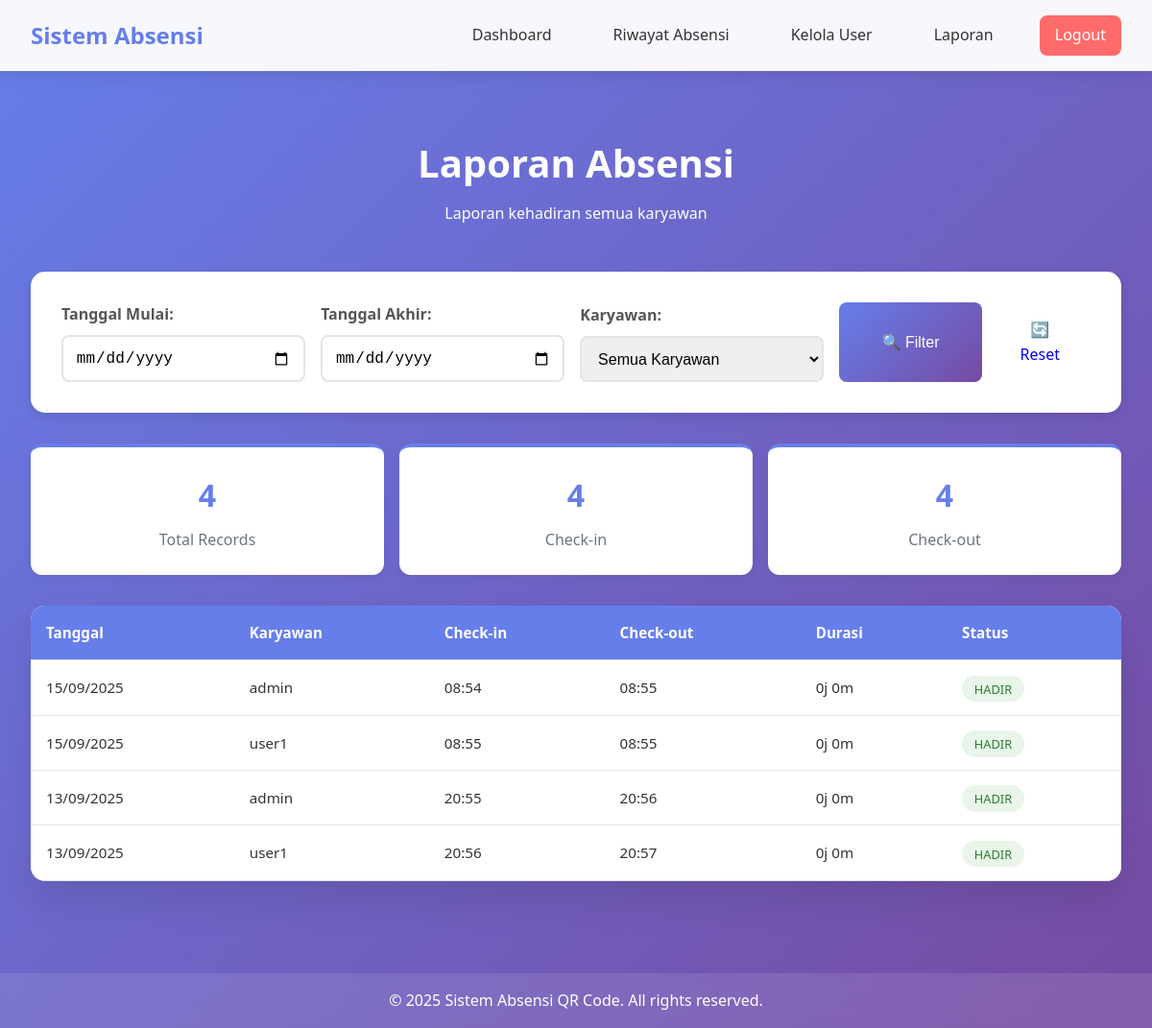
/attendance_report (signed in), run on the app's committed database.
### app.py (models this page shows)
class Attendance(db.Model):
    id = db.Column(db.Integer, primary_key=True)
    user_id = db.Column(db.Integer, db.ForeignKey('user.id'), nullable=False)
    date = db.Column(db.Date, nullable=False)
    time_in = db.Column(db.DateTime, nullable=True)
    time_out = db.Column(db.DateTime, nullable=True)
    status = db.Column(db.String(20), default='hadir')

class User(UserMixin, db.Model):
    id = db.Column(db.Integer, primary_key=True)
    username = db.Column(db.String(80), unique=True, nullable=False)
    email = db.Column(db.String(120), unique=True, nullable=False)
    password_hash = db.Column(db.String(120), nullable=False)
    is_admin = db.Column(db.Boolean, default=False)
    attendances = db.relationship('Attendance', backref='user', lazy=True)

### app.py (the view)
@app.route('/attendance_report')
@login_required
def attendance_report():
    if not current_user.is_admin:
        flash('Akses ditolak! Hanya admin yang dapat melihat laporan.')
        return redirect(url_for('dashboard'))
    start_date = request.args.get('start_date')
    end_date = request.args.get('end_date')
    user_filter = request.args.get('user_id')
    query = db.session.query(Attendance, User).join(User, Attendance.user_id == User.id)
    if start_date:
        try:
            start_date_obj = datetime.strptime(start_date, '%Y-%m-%d').date()
            query = query.filter(Attendance.date >= start_date_obj)
        except:
            flash('Format tanggal mulai tidak valid!')
    if end_date:
        try:
            end_date_obj = datetime.strptime(end_date, '%Y-%m-%d').date()
            query = query.filter(Attendance.date <= end_date_obj)
        except:
            flash('Format tanggal akhir tidak valid!')
    if user_filter:
        query = query.filter(Attendance.user_id == user_filter)
    attendances = query.order_by(Attendance.date.desc()).limit(100).all()
    users = User.query.filter_by(is_admin=False).all()  # For filter dropdown
    return render_template('attendance_report.html',
                         attendances=attendances,
                         users=users,
                         start_date=start_date,
                         end_date=end_date,
                         user_filter=user_filter)

### app.py (called while the page is built)
@login_manager.user_loader
def load_user(user_id):
    return User.query.get(int(user_id))

### templates/attendance_report.html (shortened to what this page needs)
{% extends "base.html" %}
{% block content %}
<div class="report-container">
    <div class="page-header">
        <h1>Laporan Absensi</h1>
        <p>Laporan kehadiran semua karyawan</p>
    </div>
    <div class="filter-section">
        <form method="GET" class="filter-form">
            <div class="filter-row">
                <div class="filter-group">
                    <label for="start_date">Tanggal Mulai:</label>
                    <input type="date" id="start_date" name="start_date" value="{{ start_date or '' }}">
                </div>
                <div class="filter-group">
                    <label for="end_date">Tanggal Akhir:</label>
                    <input type="date" id="end_date" name="end_date" value="{{ end_date or '' }}">
                </div>
                <div class="filter-group">
                    <label for="user_id">Karyawan:</label>
                    <select id="user_id" name="user_id">
                        <option value="">Semua Karyawan</option>
                    </select>
                </div>
                <div class="filter-buttons">
                    <button type="submit" class="btn btn-primary">🔍 Filter</button>
                    <a href="{{ url_for('attendance_report') }}" class="btn btn-secondary">🔄 Reset</a>
                </div>
            </div>
        </form>
    </div>
    {% if attendances %}
        <div class="report-stats">
            <div class="stat-card">
                <h3>{{ attendances|length }}</h3>
                <p>Total Records</p>
            </div>
            <div class="stat-card">
                <h3>{{ attendances|selectattr('0.time_in')|list|length }}</h3>
                <p>Check-in</p>
            </div>
            <div class="stat-card">
                <h3>{{ attendances|selectattr('0.time_out')|list|length }}</h3>
                <p>Check-out</p>
            </div>
        </div>
        <div class="table-container">
            <table class="report-table">
                <thead>
                    <tr>
                        <th>Tanggal</th>
                        <th>Karyawan</th>
                        <th>Check-in</th>
                        <th>Check-out</th>
                        <th>Durasi</th>
                        <th>Status</th>
                    </tr>
                </thead>
                <tbody>
                    {% for attendance, user in attendances %}
                    <tr>
                        <td>{{ attendance.date.strftime('%d/%m/%Y') }}</td>
                        <td>{{ user.username }}</td>
                        <td>
                            {% if attendance.time_in %}
                                {{ attendance.time_in.strftime('%H:%M') }}
                            {% else %}
                                <span class="no-data">-</span>
                            {% endif %}
                        </td>
                        <td>
                            {% if attendance.time_out %}
                                {{ attendance.time_out.strftime('%H:%M') }}
                            {% else %}
                                <span class="no-data">-</span>
                            {% endif %}
                        </td>
                        <td>
                            {% if attendance.time_in and attendance.time_out %}
                                {% set duration = attendance.time_out - attendance.time_in %}
                                {% set hours = duration.seconds // 3600 %}
                                {% set minutes = (duration.seconds % 3600) // 60 %}
                                {{ hours }}j {{ minutes }}m
                            {% else %}
                                <span class="no-data">-</span>
                            {% endif %}
                        </td>
                        <td>
                            <span class="status-badge status-{{ attendance.status }}">
                                {{ attendance.status.title() }}
                            </span>
                        </td>
                    </tr>
                    {% endfor %}
                </tbody>
            </table>
        </div>
    {% else %}
        <div class="no-data-message">
            <h3>Tidak ada data</h3>
            <p>Tidak ada data absensi yang sesuai dengan filter.</p>
        </div>
    {% endif %}
</div>
{% endblock %}

### templates/base.html (shortened to what this page needs)
<!DOCTYPE html>
<html lang="id">
<head>
    <link rel="stylesheet" href="{{ url_for('static', filename='css/style.css') }}">
</head>
<body>
    <nav class="navbar">
        <div class="nav-container">
            <div class="nav-brand">
                <h2>Sistem Absensi</h2>
            </div>
            {% if current_user.is_authenticated %}
            <div class="nav-menu">
                <a href="{{ url_for('dashboard') }}" class="nav-link">Dashboard</a>
                <a href="{{ url_for('attendance_page') }}" class="nav-link">Riwayat Absensi</a>
                {% if current_user.is_admin %}
                <a href="{{ url_for('manage_users') }}" class="nav-link">Kelola User</a>
                <a href="{{ url_for('attendance_report') }}" class="nav-link">Laporan</a>
                {% endif %}
                <a href="{{ url_for('logout') }}" class="nav-link logout">Logout</a>
            </div>
            {% endif %}
        </div>
    </nav>
    <main class="main-content">
        {% block content %}{% endblock %}
    </main>
    <footer class="footer">
        <div class="footer-content">
            <p>&copy; 2025 Sistem Absensi QR Code. All rights reserved.</p>
        </div>
    </footer>
</body>
</html>

### static/css/style.css (style rules this page uses)
* { margin: 0; padding: 0; box-sizing: border-box; }
body { font-family: 'Segoe UI', Tahoma, Geneva, Verdana, sans-serif; line-height: 1.6; color: #333; background: linear-gradient(135deg, #667eea 0%, #764ba2 100%); min-height: 100vh; }
.navbar { background: rgba(255, 255, 255, 0.95); backdrop-filter: blur(10px); padding: 1rem 0; box-shadow: 0 2px 20px rgba(0, 0, 0, 0.1); }
.nav-container { max-width: 1200px; margin: 0 auto; display: flex; justify-content: space-between; align-items: center; padding: 0 2rem; }
.nav-brand h2 { color: #667eea; font-weight: 600; }
.nav-menu { display: flex; gap: 2rem; }
.nav-link { text-decoration: none; color: #333; font-weight: 500; padding: 0.5rem 1rem; border-radius: 8px; transition: all 0.3s ease; }
.nav-link.logout { background: #ff6b6b; color: white; }
.main-content { min-height: calc(100vh - 120px); padding: 2rem 0; }
.btn { display: inline-block; padding: 1rem 2rem; border: none; border-radius: 8px; font-size: 1rem; font-weight: 500; text-decoration: none; cursor: pointer; transition: all 0.3s ease; text-align: center; }
.btn-primary { background: linear-gradient(135deg, #667eea 0%, #764ba2 100%); color: white; width: 100%; }
.status-hadir { color: #4caf50; }
.page-header { text-align: center; margin-bottom: 3rem; color: white; }
.page-header h1 { font-size: 2.5rem; margin-bottom: 0.5rem; }
.table-container { background: white; border-radius: 15px; overflow: hidden; box-shadow: 0 20px 40px rgba(0, 0, 0, 0.1); }
.status-badge { padding: 0.3rem 0.8rem; border-radius: 20px; font-size: 0.8rem; font-weight: 500; text-transform: uppercase; }
.status-hadir { background: #e8f5e8; color: #2e7d32; }
.footer { background: rgba(255, 255, 255, 0.1); backdrop-filter: blur(10px); text-align: center; padding: 1rem 0; margin-top: 2rem; }
.footer-content { color: white; }

### templates/attendance_report.html (style rules this page uses)
.report-container { max-width: 1400px; margin: 0 auto; padding: 2rem; }
.page-header { text-align: center; margin-bottom: 3rem; color: white; }
.page-header h1 { font-size: 2.5rem; margin-bottom: 0.5rem; }
.filter-section { background: white; padding: 2rem; border-radius: 15px; margin-bottom: 2rem; box-shadow: 0 4px 12px rgba(0,0,0,0.1); }
.filter-row { display: grid; grid-template-columns: 1fr 1fr 1fr auto; gap: 1rem; align-items: end; }
.filter-group { display: flex; flex-direction: column; gap: 0.5rem; }
.filter-group label { font-weight: 600; color: #555; }
.filter-group input, .filter-group select { padding: 0.8rem; border: 2px solid #e1e5e9; border-radius: 8px; font-size: 1rem; }
.filter-buttons { display: flex; gap: 0.5rem; }
.report-stats { display: grid; grid-template-columns: repeat(auto-fit, minmax(200px, 1fr)); gap: 1rem; margin-bottom: 2rem; }
.stat-card { background: white; padding: 1.5rem; border-radius: 12px; text-align: center; box-shadow: 0 4px 12px rgba(0,0,0,0.05); border-top: 4px solid #667eea; }
.stat-card h3 { font-size: 2rem; color: #667eea; margin-bottom: 0.5rem; }
.stat-card p { color: #6c757d; font-weight: 500; }
.report-table { width: 100%; border-collapse: collapse; font-size: 0.95rem; }
.report-table th, .report-table td { padding: 1rem; text-align: left; border-bottom: 1px solid #e1e5e9; }
.report-table th { background: #667eea; color: white; font-weight: 600; position: sticky; top: 0; }

### data on the page
Attendance: date "15/09/2025", username "admin", time_in "08:54", time_out "08:55", hours "0", minutes "0", status "HADIR"
Attendance: date "15/09/2025", username "user1", time_in "08:55", time_out "08:55", hours "0", minutes "0", status "HADIR"
Attendance: date "13/09/2025", username "admin", time_in "20:55", time_out "20:56", hours "0", minutes "0", status "HADIR"
Attendance: date "13/09/2025", username "user1", time_in "20:56", time_out "20:57", hours "0", minutes "0", status "HADIR"

### other printed values
{{ attendances|length }} "4"
{{ attendances|selectattr('0.time_in')|list|length }} "4"
{{ attendances|selectattr('0.time_out')|list|length }} "4"
